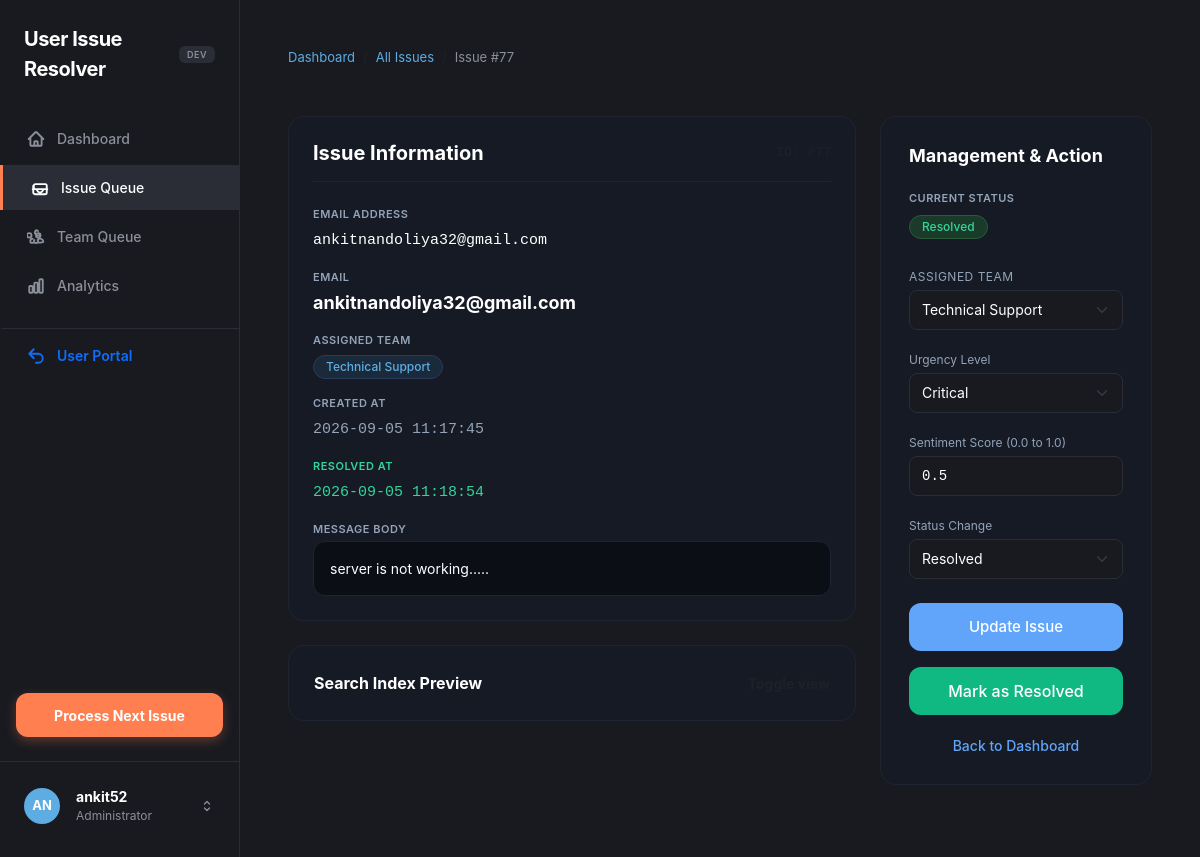
/developer/issue/77/ (signed in), run on the app's committed database.
### issues/models.py (models this page shows, shortened)
class Issue(models.Model):
    STATUS_CHOICES = [
        ('Open', 'Open'),
        ('Resolved', 'Resolved'),
        ('Escalated', 'Escalated'),
    ]
    customer_email = models.EmailField()
    subject = models.CharField(max_length=255, default='No Subject')
    body = models.TextField()
    raw_text = models.TextField(blank=True, default='')
    urgency_score = models.IntegerField(default=0, blank=True, null=True)
    urgency_level = models.CharField(
        max_length=20,
        choices=[
            ('Critical', 'Critical'),
            ('High', 'High'),
            ('Medium', 'Medium'),
            ('Low', 'Low'),
        ],
        default='Low',
        blank=True
    )
    sentiment_score = models.FloatField(default=0.0)
    status = models.CharField(max_length=20, choices=STATUS_CHOICES, default='Open')
    TEAM_CHOICES = [
        ('Technical Support', 'Technical Support'),
        ('Billing', 'Billing'),
        ('Security', 'Security'),
        ('General Inquiry', 'General Inquiry'),
    ]
    assigned_team = models.CharField(max_length=50, choices=TEAM_CHOICES, default='General Inquiry', blank=True)
    created_at = models.DateTimeField(auto_now_add=True)
    resolved_at = models.DateTimeField(null=True, blank=True)

### issues/views.py (the view, shortened to what this page needs)
# urls.py: path('developer/issue/<int:id>/', views.issue_detail_view, name='issue_detail'),
@login_required
@never_cache
def issue_detail_view(request, id):
    issue = get_object_or_404(Issue, id=id)
    current_urgency_level = "Medium"
    if issue.urgency_score <= 0.25:
        current_urgency_level = "Low"
    elif issue.urgency_score <= 0.5:
        current_urgency_level = "Medium"
    elif issue.urgency_score <= 0.75:
        current_urgency_level = "High"
    else:
        current_urgency_level = "Critical"
    context = {
        'issue': issue,
        'current_urgency_level': current_urgency_level,
    }
    return render(request, 'issue_detail.html', context)

### templates/issue_detail.html (shortened to what this page needs)
{% extends 'base_developer.html' %}
{% block content %}
<nav aria-label="breadcrumb" class="mb-4">
  <ol class="breadcrumb mb-0" style="font-size: 13px;">
    <li class="breadcrumb-item"><a href="{% url 'developer_dashboard' %}" class="text-decoration-none" style="color: #5DADE2;">Dashboard</a></li>
    <li class="breadcrumb-item"><a href="{% url 'all_issues' %}" class="text-decoration-none" style="color: #5DADE2;">All Issues</a></li>
    <li class="breadcrumb-item active text-white" aria-current="page" style="color: #8B8F99 !important;">Issue #{{ issue.id }}</li>
  </ol>
</nav>
<div class="row g-4 my-2">
  <div class="col-md-8">
    <div class="card apple-card border-0" style="background-color: #151A25; border: 1px solid #1E2530 !important;">
      <div class="d-flex justify-content-between align-items-center mb-4 pb-3 border-bottom border-light" style="border-bottom-color: #1E2530 !important;">
        <h5 class="mb-0 fw-bold" style="font-size: 20px; color: #FFFFFF;">Issue Information</h5>
        <span class="text-muted small data-mono" style="font-size: 13px; color: #94A3B8;">ID: #{{ issue.id }}</span>
      </div>
      <div class="space-y-4 d-flex flex-column gap-3">
        <div>
          <span class="section-label">Email Address</span>
          <span class="section-value data-mono">{{ issue.customer_email }}</span>
        </div>
        <div>
          <span class="section-label">Email</span>
          <span class="section-value fw-bold" style="font-size: 18px; color: #FFFFFF;">{{ issue.customer_email }}</span>
        </div>
        <div>
          <span class="section-label">Assigned Team</span>
          {% if issue.assigned_team == 'Technical Support' %}
            <span class="badge-apple badge-team-tech">Technical Support</span>
          {% elif issue.assigned_team == 'Billing' %}
            <span class="badge-apple badge-team-billing">Billing</span>
          {% elif issue.assigned_team == 'Security' %}
            <span class="badge-apple badge-team-security">Security</span>
          {% else %}
            <span class="badge-apple badge-team-general">General Inquiry</span>
          {% endif %}
        </div>
        <div>
          <span class="section-label">Created At</span>
          <span class="section-value data-mono" style="color: #94A3B8;">{{ issue.created_at|date:"Y-m-d H:i:s" }}</span>
        </div>
        {% if issue.resolved_at %}
        <div>
          <span class="section-label" style="color: #34D399;">Resolved At</span>
          <span class="section-value data-mono" style="color: #34D399;">{{ issue.resolved_at|date:"Y-m-d H:i:s" }}</span>
        </div>
        {% endif %}
        <div>
          <span class="section-label">Message Body</span>
          <div class="p-3 border-0 leading-relaxed" style="background-color: #0B0E14; border: 1px solid #1E2530 !important; border-radius: 12px; font-size: 14px; color: #FFFFFF !important;">
            {{ issue.body }}
          </div>
        </div>
      </div>
    </div>
    <div class="card apple-card border-0 mt-4" style="background-color: #151A25; border: 1px solid #1E2530 !important;">
      <div class="border-0 bg-transparent">
        <button class="btn btn-link text-white fw-bold p-0 text-decoration-none d-flex justify-content-between align-items-center w-100" type="button" data-bs-toggle="collapse" data-bs-target="#searchIndexPreview" aria-expanded="false" aria-controls="searchIndexPreview">
          <span style="font-size: 16px; color: #FFFFFF;">Search Index Preview</span>
          <span class="text-muted small" style="color: #94A3B8;">Toggle view</span>
        </button>
      </div>
    </div>
  </div>
  <div class="col-md-4">
    <div class="card apple-card border-0" style="padding: 28px; background-color: #151A25; border: 1px solid #1E2530 !important;">
      <h5 class="fw-bold mb-4" style="font-size: 18px; color: #FFFFFF;">Management & Action</h5>
      <div class="mb-4">
        <span class="section-label">Current Status</span>
        {% if issue.status == 'Open' %}
          <span class="badge-apple badge-status-open mt-1">Open</span>
        {% elif issue.status == 'Resolved' %}
          <span class="badge-apple badge-status-resolved mt-1">Resolved</span>
        {% elif issue.status == 'Escalated' %}
          <span class="badge-apple badge-status-escalated mt-1">Escalated</span>
        {% endif %}
      </div>
      <form method="POST" action="{% url 'issue_detail' issue.id %}">
        <div class="mb-3">
          <label for="id-assigned-team" class="form-label mb-1" style="font-size: 12px; color: #94A3B8; text-transform: uppercase; letter-spacing: 0.5px;">Assigned Team</label>
          <div class="position-relative">
            <select name="assigned_team" id="id-assigned-team" class="form-select" style="background-color: #0B0E14; border: 1px solid #1E2530; color: white;">
              <option value="Technical Support" {% if issue.assigned_team == 'Technical Support' %}selected{% endif %}>Technical Support</option>
            </select>
          </div>
        </div>
        <div class="mb-3">
          <label for="id-urgency-level" class="form-label mb-1" style="font-size: 12px; color: #94A3B8;">Urgency Level</label>
          <select name="urgency_score" id="id-urgency-level" class="form-select" style="background-color: #0B0E14; border: 1px solid #1E2530; color: white;">
            <option value="Critical" {% if current_urgency_level == "Critical" %}selected{% endif %}>Critical</option>
          </select>
        </div>
        <div class="mb-3">
          <label for="id-sentiment-score" class="form-label mb-1" style="font-size: 12px; color: #94A3B8;">Sentiment Score (0.0 to 1.0)</label>
          <input
            type="number"
            name="sentiment_score"
            id="id-sentiment-score"
            class="form-control data-mono"
            step="0.01"
            min="0.0"
            max="1.0"
            value="{{ issue.sentiment_score|default:'0.50' }}"
            required
            style="background-color: #0B0E14; border: 1px solid #1E2530; color: white;"
          >
        </div>
        <div class="mb-4">
          <label for="id-status-change" class="form-label mb-1" style="font-size: 12px; color: #94A3B8;">Status Change</label>
          <select name="status" id="id-status-change" class="form-select" style="background-color: #0B0E14; border: 1px solid #1E2530; color: white;">
            <option value="Resolved" {% if issue.status == "Resolved" %}selected{% endif %}>Resolved</option>
          </select>
        </div>
        <div class="d-grid gap-3">
          <button type="submit" class="btn btn-update-apple fw-medium">
            Update Issue
          </button>
          <button type="submit" class="btn fw-medium text-white" style="background-color: #10B981; border: none; border-radius: 12px; height: 48px; transition: background-color 0.15s ease;" onmouseover="this.style.backgroundColor='#059669'" onmouseout="this.style.backgroundColor='#10B981'" onclick="document.getElementById('id-status-change').value='Resolved';">
            Mark as Resolved
          </button>
          <a href="{% url 'developer_dashboard' %}" class="text-center back-dashboard-link mt-1">
            Back to Dashboard
          </a>
        </div>
      </form>
    </div>
  </div>
</div>
{% endblock %}

### templates/base_developer.html (shortened to what this page needs)
<!DOCTYPE html>
<html lang="en">
<head>
  <link href="https://cdn.jsdelivr.net/npm/bootstrap@5.3.0/dist/css/bootstrap.min.css" rel="stylesheet">
</head>
<body>
  <aside class="sidebar">
    <div class="d-flex flex-column">
      <div class="sidebar-logo d-flex align-items-center justify-content-between">
        <a href="{% url 'landing' %}" class="sidebar-logo-text">User Issue Resolver</a>
        <span class="badge" style="border-radius: 6px; background-color: #2A2D35 !important; color: #8B8F99 !important; font-size: 9px; font-weight: 600; padding: 4px 8px; text-transform: uppercase; letter-spacing: 0.5px;">Dev</span>
      </div>
      <nav class="d-flex flex-column gap-1">
        <a href="{% url 'developer_dashboard' %}" class="sidebar-link {% if request.resolver_match.url_name == 'developer_dashboard' %}active{% endif %}">
          Dashboard
        </a>
        <a href="{% url 'all_issues' %}" class="sidebar-link {% if request.resolver_match.url_name == 'all_issues' or request.resolver_match.url_name == 'issue_detail' %}active{% endif %}">
          Issue Queue
        </a>
        <a href="{% url 'team_queue' %}" class="sidebar-link {% if request.resolver_match.url_name == 'team_queue' %}active{% endif %}">
          Team Queue
        </a>
        <a href="{% url 'analytics' %}" class="sidebar-link {% if request.resolver_match.url_name == 'analytics' %}active{% endif %}">
          Analytics
        </a>
        <a href="{% url 'user_portal' %}" class="sidebar-link text-primary fw-semibold mt-3 pt-3 border-top" style="border-top-color: var(--apple-border) !important;">
          <svg class="sidebar-icon text-primary" fill="none" stroke="currentColor" stroke-width="2.5" viewBox="0 0 24 24">
            <path stroke-linecap="round" stroke-linejoin="round" d="M9 15L3 9m0 0l6-6M3 9h12a6 6 0 010 12h-3"></path>
          </svg>
          User Portal
        </a>
      </nav>
    </div>
    <div class="mt-auto">
      <div class="px-3 mb-4">
        <a href="{% url 'next_issue' %}" class="btn w-100 d-flex align-items-center justify-content-center fw-bold text-white" style="background-color: #FF7F50; border-radius: 12px; height: 44px; font-size: 14px; box-shadow: 0 4px 12px rgba(255, 127, 80, 0.3); transition: transform 0.2s, box-shadow 0.2s;" onmouseover="this.style.transform='translateY(-1px)'; this.style.boxShadow='0 6px 16px rgba(255, 127, 80, 0.4)';" onmouseout="this.style.transform='translateY(0)'; this.style.boxShadow='0 4px 12px rgba(255, 127, 80, 0.3)';">
          Process Next Issue
        </a>
      </div>
      <div class="px-3 pt-3 border-top position-relative" style="border-top-color: var(--apple-border) !important;">
      <div id="profile-toggle" class="d-flex align-items-center gap-3 px-2 py-2 rounded-2" style="cursor: pointer; transition: background-color 0.15s ease;" onmouseover="this.style.backgroundColor='#2A2D35'" onmouseout="this.style.backgroundColor='transparent'">
        <div class="rounded-circle d-flex align-items-center justify-content-center fw-bold text-white" style="width: 36px; height: 36px; min-width: 36px; font-size: 13px; background-color: #5DADE2; text-transform: uppercase;">
          {{ user.username|slice:":2"|upper }}
        </div>
        <div class="flex-grow-1 min-w-0">
          <div class="fw-bold text-truncate" style="font-size: 14px; color: #FFFFFF;">
            {% if user.get_full_name %}{{ user.get_full_name }}{% else %}{{ user.username }}{% endif %}
          </div>
          <div style="font-size: 12px; color: #8B8F99;">
            {% if user.is_superuser %}Administrator{% else %}Tier 2 Specialist{% endif %}
          </div>
        </div>
        <svg fill="none" stroke="#8B8F99" stroke-width="2" viewBox="0 0 24 24" style="width: 16px; height: 16px; flex-shrink: 0;">
          <path stroke-linecap="round" stroke-linejoin="round" d="M8.25 15L12 18.75 15.75 15m-7.5-6L12 5.25 15.75 9"></path>
        </svg>
      </div>
    </div>
  </aside>
  <div class="main-wrapper">
    <div class="container-fluid px-5 py-4" style="max-width: 1140px; margin: 0 auto;">
      {% block content %}
      {% endblock %}
    </div>
  </div>
</body>
</html>

### data on the page
Issue: id "77", customer_email "ankitnandoliya32@gmail.com", created_at "2026-09-05 11:17:45", resolved_at "2026-09-05 11:18:54", body "server is not working.....", assigned_team "Technical Support", sentiment_score "0.5", status "Resolved"

### other printed values
{{ user.username|slice:":2"|upper }} "AN"
{{ user.username }} "ankit52"
